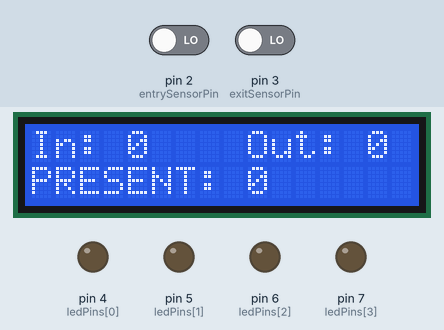
This sketch was run on a simulated Arduino Uno, built with avr-gcc and run on an emulated ATmega328P. Parts: 16×2 character LCD, output pins drawn as LEDs (lit = HIGH). Dashed ring = blinking. The test bench sets the inputs (shaded band); at power-on: pin 2 (entrySensorPin) LOW, pin 3 (exitSensorPin) LOW.

Above: at 1.7 s.
1.8 s: pin 2 (entrySensorPin) driven HIGH
At 2.2 s:
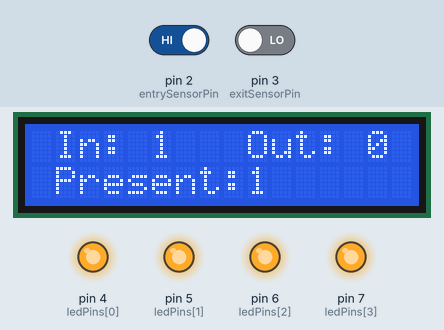
4.8 s: pin 3 (exitSensorPin) driven HIGH
At 5.1 s:
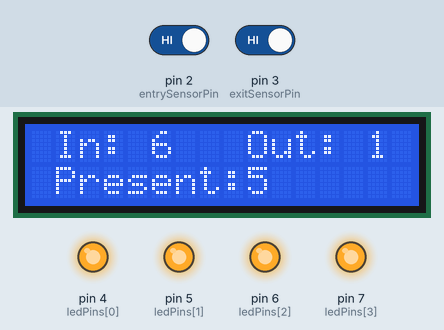
6.8 s: pin 2 (entrySensorPin) driven LOW
At 9.7 s:
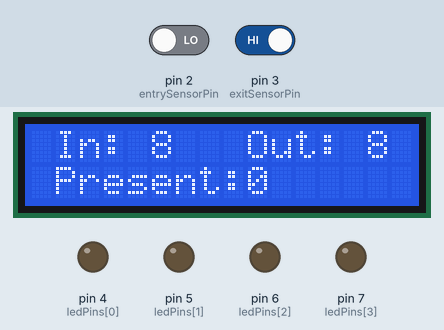
9.8 s: pin 2 (entrySensorPin) driven HIGH
At 10.3 s:
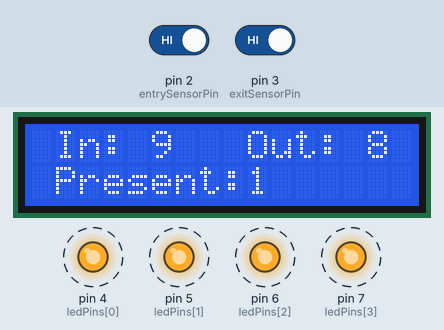
11.9 s: pin 3 (exitSensorPin) driven LOW
At 12.2 s:
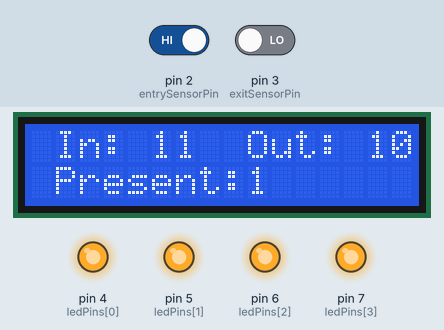
14.4 s: pin 3 (exitSensorPin) driven HIGH
At 14.8 s:
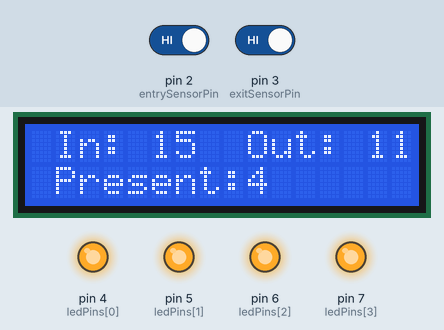
Timing chart, 0 to 17.4 s (numbered marks = the images above; inputs shaded):
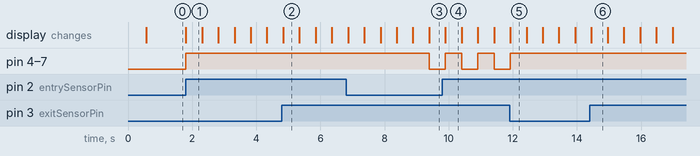

Measured:
- after the input at 1.8 s, pin 4 (ledPins[0]), pin 5 (ledPins[1]), pin 6 (ledPins[2]), pin 7 (ledPins[3]): LOW → HIGH at once; the display: changes at once (image 1)
- after the input at 6.8 s, pin 4 (ledPins[0]), pin 5 (ledPins[1]), pin 6 (ledPins[2]), pin 7 (ledPins[3]): HIGH → LOW after 2.6 s
- after the input at 9.8 s, pin 4 (ledPins[0]), pin 5 (ledPins[1]), pin 6 (ledPins[2]), pin 7 (ledPins[3]): alternates HIGH for 0.51 s and LOW for 0.51 s, starting after 0.10 s
- after the input at 11.9 s, pin 4 (ledPins[0]), pin 5 (ledPins[1]), pin 6 (ledPins[2]), pin 7 (ledPins[3]): goes on until 11.9 s, then stays HIGH
- what the display in image 1 shows lasts 0.5 s, from 1.8 s to 2.3 s

The sketch:

sketch_mar18a.ino
```cpp
#include <LiquidCrystal.h>

// LCD pin definitions
const int rs = 8, en = 9, d4 = 10, d5 = 11, d6 = 12, d7 = 13;
LiquidCrystal lcd(rs, en, d4, d5, d6, d7);

// IR sensor pin definitions
const int entrySensorPin = 2;
const int exitSensorPin = 3;

// LED pin definitions
const int ledPins[] = {4, 5, 6, 7};

// Visitor count variables
int visitorsIn = 0;
int visitorsOut = 0;
int currentVisitors = 0;

void setup() {
  // Initialize LCD
   lcd.begin(16, 2);
  lcd.setCursor(0, 0);
  lcd.print("   WELCOME  TO ");
  lcd.setCursor(0, 1);
  lcd.print("SMART CLASSROOM");
  delay(500);
  lcd.clear();

  lcd.print("In: ");
  lcd.print(visitorsIn);
  lcd.setCursor(8, 0);
  lcd.print(" Out: ");
  lcd.print(visitorsOut);
  lcd.setCursor(0, 1); // Second row
  lcd.print("PRESENT: ");
  lcd.print(currentVisitors);

  // Set up IR sensor pins
  pinMode(entrySensorPin, INPUT);
  pinMode(exitSensorPin, INPUT);

  // Set up LED pins
  for (int i = 0; i < 4; i++) {
    pinMode(ledPins[i], OUTPUT);
    digitalWrite(ledPins[i], LOW); // Turn OFF all LEDs initially
  }
}

void loop() {
  // Check entry sensor
  if (digitalRead(entrySensorPin) == HIGH) {
    visitorsIn++;
    updateVisitorCount();
    delay(500); // Debounce delay
  }

  // Check exit sensor
  if (digitalRead(exitSensorPin) == HIGH) {
    visitorsOut++;
    updateVisitorCount();
    delay(500); // Debounce delay
  }
}

void updateVisitorCount() {
  // Calculate current visitors
  currentVisitors = visitorsIn - visitorsOut;

  // Update LCD display
  lcd.clear();

  lcd.setCursor(1, 0);
  lcd.print("In: ");
  lcd.print(visitorsIn);
  lcd.setCursor(8, 0);
  lcd.print(" Out: ");
  lcd.print(visitorsOut);
   lcd.setCursor(0, 1); // Second row
  lcd.print(" Present:");
  lcd.print(currentVisitors);

  // Update LEDs based on current visitors
  for (int i = 0; i < 4; i++) {
    if (currentVisitors >= 1) {
      digitalWrite(ledPins[i], HIGH); // Turn ON LEDs
    } else {
      digitalWrite(ledPins[i], LOW); // Turn OFF LEDs
    }
  }
}
```
